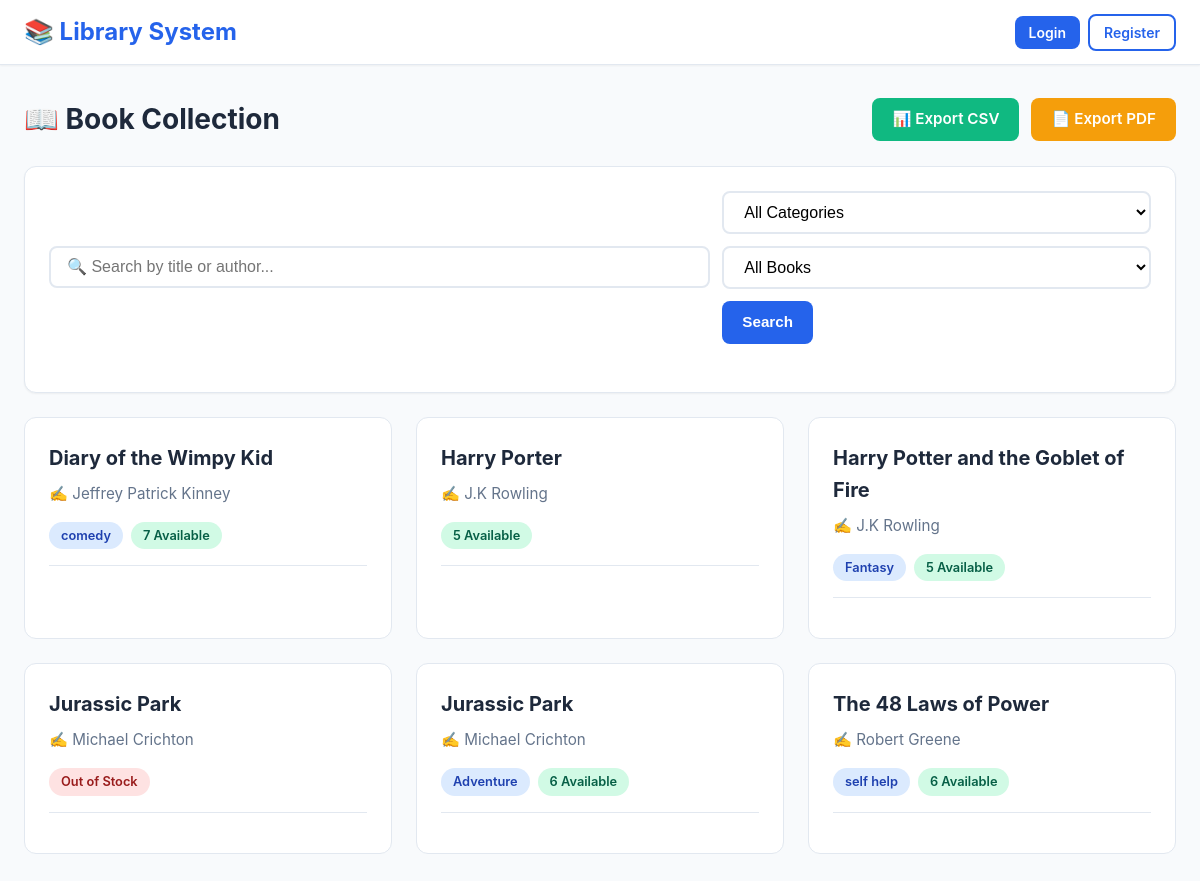
/books, run on the app's committed database.
### library_app_2025/models.py (models this page shows, shortened)
class Book(db.Model):
    id = db.Column(db.Integer, primary_key=True)
    title = db.Column(db.String(100), nullable=False)
    author = db.Column(db.String(100), nullable=False)
    quantity = db.Column(db.Integer, nullable=False, default=0)
    category_id = db.Column(db.Integer, db.ForeignKey('category.id'), nullable=True)
    borrows = db.relationship('Borrow', backref='book', lazy=True)

class Category(db.Model):
    id = db.Column(db.Integer, primary_key=True)
    name = db.Column(db.String(50), unique=True, nullable=False)
    books = db.relationship('Book', backref='category', lazy=True)

### library_app_2025/app.py (the view)
@app.route('/books')
def view_books():
    search_query = request.args.get('search', '').strip()
    filter_by = request.args.get('filter')
    category_id = request.args.get('category_id')
    q = Book.query
    if search_query:
        pattern = f"%{search_query}%"
        q = q.filter(or_(Book.title.ilike(pattern), Book.author.ilike(pattern)))
    if filter_by == 'available':
        q = q.filter(Book.quantity > 0)
    if category_id:
        try:
            cid = int(category_id)
            q = q.filter(Book.category_id == cid)
        except ValueError:
            pass
    books = q.order_by(Book.title.asc()).all()
    categories = Category.query.order_by(Category.name.asc()).all()
    return render_template(
        'books.html',
        books=books,
        search_query=search_query,
        filter_by=filter_by,
        categories=categories,
        selected_category_id=category_id,
        now=datetime.utcnow()
    )

### library_app_2025/templates/books.html (shortened to what this page needs)
{% extends "base.html" %}
{% block content %}
<div class="container">
    <div class="toolbar">
        <h1 class="toolbar-title">📖 Book Collection</h1>
        <div class="toolbar-actions">
            <a href="{{ url_for('export_books_csv') }}" class="btn btn-success">📊 Export CSV</a>
            <a href="{{ url_for('export_books_pdf') }}" class="btn btn-warning">📄 Export PDF</a>
        </div>
    </div>
    <div class="card">
        <div class="card-body">
            <form method="GET" action="{{ url_for('view_books') }}">
                <div class="search-bar">
                    <input type="text" name="search" class="form-control search-input"
                           placeholder="🔍 Search by title or author..."
                           value="{{ search_query or '' }}">
                    <div class="filter-group">
                        <select name="category_id" class="form-control">
                            <option value="">All Categories</option>
                        </select>
                        <select name="filter" class="form-control">
                            <option value="">All Books</option>
                        </select>
                        <button type="submit" class="btn btn-primary">Search</button>
                    </div>
                </div>
            </form>
        </div>
    </div>
    {% if books %}
        <div class="grid grid-2">
            {% for book in books %}
                <div class="book-card">
                    <div>
                        <h3 class="book-card-title">{{ book.title }}</h3>
                        <p class="book-card-author">✍️ {{ book.author }}</p>
                        <div style="display: flex; gap: 0.5rem; margin-bottom: 1rem;">
                            {% if book.category %}
                                <span class="badge badge-info">{{ book.category.name }}</span>
                            {% endif %}
                            {% if book.quantity > 0 %}
                                <span class="badge badge-success">{{ book.quantity }} Available</span>
                            {% else %}
                                <span class="badge badge-danger">Out of Stock</span>
                            {% endif %}
                        </div>
                    </div>
                    <div class="book-card-footer">
                    </div>
                </div>
            {% endfor %}
        </div>
    {% endif %}
</div>
{% endblock %}

### library_app_2025/templates/base.html (shortened to what this page needs)
<!DOCTYPE html>
<html lang="en">
<head>
    <link rel="stylesheet" href="{{ url_for('static', filename='style.css') }}">
</head>
<body>
    <nav class="navbar">
        <div class="navbar-container">
            <a href="{{ url_for('index') }}" class="navbar-brand">
                📚 Library System
            </a>
            <ul class="navbar-nav">
                {% if current_user.is_authenticated %}
                    <li><a href="{{ url_for('index') }}" class="nav-link">Home</a></li>
                    <li><a href="{{ url_for('view_books') }}" class="nav-link">Books</a></li>
                    <li><a href="{{ url_for('view_categories') }}" class="nav-link">Categories</a></li>
                    <li><a href="{{ url_for('my_borrows') }}" class="nav-link">My Borrows</a></li>
                    {% if current_user.role == 'admin' %}
                        <li><a href="{{ url_for('list_names') }}" class="nav-link">Names</a></li>
                    {% endif %}
                    <li><span class="nav-link text-muted">👤 {{ current_user.username }}</span></li>
                    <li><a href="{{ url_for('logout') }}" class="btn btn-sm btn-danger">Logout</a></li>
                {% else %}
                    <li><a href="{{ url_for('login') }}" class="btn btn-sm btn-primary">Login</a></li>
                    <li><a href="{{ url_for('register') }}" class="btn btn-sm btn-outline">Register</a></li>
                {% endif %}
            </ul>
        </div>
    </nav>
    {% block content %}{% endblock %}
</body>
</html>

### library_app_2025/static/Images/style.css (style rules this page uses)
:root { --primary-color: #2563eb; --primary-hover: #1d4ed8; --secondary-color: #64748b; --success-color: #10b981; --warning-color: #f59e0b; --danger-color: #ef4444; --info-color: #3b82f6; --background: #f8fafc; --surface: #ffffff; --text-primary: #1e293b; --text-secondary: #64748b; --border-color: #e2e8f0; --shadow-sm: 0 1px 2px 0 rgba(0, 0, 0, 0.05); --shadow-md: 0 4px 6px -1px rgba(0, 0, 0, 0.1), 0 2px 4px -1px rgba(0, 0, 0, 0.06); --shadow-lg: 0 10px 15px -3px rgba(0, 0, 0, 0.1), 0 4px 6px -2px rgba(0, 0, 0, 0.05); --radius-sm: 0.375rem; --radius-md: 0.5rem; --radius-lg: 0.75rem; }
* { margin: 0; padding: 0; box-sizing: border-box; }
body { font-family: -apple-system, BlinkMacSystemFont, 'Segoe UI', Roboto, 'Helvetica Neue', Arial, sans-serif; background-color: var(--background); color: var(--text-primary); line-height: 1.6; min-height: 100vh; }
.navbar { background-color: var(--surface); box-shadow: var(--shadow-sm); border-bottom: 1px solid var(--border-color); position: sticky; top: 0; z-index: 1000; }
.navbar-container { max-width: 1280px; margin: 0 auto; padding: 0 1.5rem; display: flex; justify-content: space-between; align-items: center; min-height: 4rem; }
.navbar-brand { font-size: 1.5rem; font-weight: 700; color: var(--primary-color); text-decoration: none; display: flex; align-items: center; gap: 0.5rem; }
.navbar-nav { list-style: none; display: flex; gap: 0.5rem; align-items: center; }
.container { max-width: 1280px; margin: 0 auto; padding: 2rem 1.5rem; }
.card { background-color: var(--surface); border-radius: var(--radius-lg); box-shadow: var(--shadow-sm); border: 1px solid var(--border-color); overflow: hidden; margin-bottom: 1.5rem; }
.card-body { padding: 1.5rem; }
.btn { display: inline-block; padding: 0.625rem 1.25rem; font-size: 0.95rem; font-weight: 600; text-align: center; text-decoration: none; border: none; border-radius: var(--radius-md); cursor: pointer; transition: all 0.2s; line-height: 1.5; }
.btn-primary { background-color: var(--primary-color); color: white; }
.btn-success { background-color: var(--success-color); color: white; }
.btn-warning { background-color: var(--warning-color); color: white; }
.btn-sm { padding: 0.375rem 0.875rem; font-size: 0.875rem; }
.btn-outline { background-color: transparent; border: 2px solid var(--primary-color); color: var(--primary-color); }
.form-control { width: 100%; padding: 0.625rem 1rem; font-size: 1rem; border: 2px solid var(--border-color); border-radius: var(--radius-md); background-color: var(--surface); transition: all 0.2s; }
select.form-control { cursor: pointer; }
.search-bar { display: flex; gap: 0.75rem; margin-bottom: 1.5rem; flex-wrap: wrap; align-items: center; }
.search-input { flex: 1; min-width: 250px; }
.filter-group { display: flex; gap: 0.75rem; flex-wrap: wrap; }
.badge { display: inline-block; padding: 0.25rem 0.75rem; font-size: 0.8rem; font-weight: 600; border-radius: 9999px; line-height: 1.5; }
.badge-success { background-color: #d1fae5; color: #065f46; }
.badge-danger { background-color: #fee2e2; color: #991b1b; }
.badge-info { background-color: #dbeafe; color: #1e40af; }
.grid { display: grid; gap: 1.5rem; margin-bottom: 1.5rem; }
.grid-2 { grid-template-columns: repeat(auto-fit, minmax(300px, 1fr)); }
.book-card { background-color: var(--surface); border: 1px solid var(--border-color); border-radius: var(--radius-lg); padding: 1.5rem; transition: all 0.2s; }
.book-card-title { font-size: 1.25rem; font-weight: 700; color: var(--text-primary); margin-bottom: 0.5rem; }
.book-card-author { color: var(--text-secondary); margin-bottom: 1rem; font-size: 0.95rem; }
.book-card-footer { display: flex; justify-content: space-between; align-items: center; margin-top: 1rem; padding-top: 1rem; border-top: 1px solid var(--border-color); }
.toolbar { display: flex; justify-content: space-between; align-items: center; margin-bottom: 1.5rem; flex-wrap: wrap; gap: 1rem; }
.toolbar-title { font-size: 1.75rem; font-weight: 700; color: var(--text-primary); }
.toolbar-actions { display: flex; gap: 0.75rem; flex-wrap: wrap; }

### data on the page
Book: title "Diary of the Wimpy Kid", author "Jeffrey Patrick Kinney", category.name "comedy", quantity "7"
Book: title "Harry Porter", author "J.K Rowling", quantity "5"
Book: title "Harry Potter and the Goblet of Fire", author "J.K Rowling", category.name "Fantasy", quantity "5"
Book: title "Jurassic Park", author "Michael Crichton", quantity "Out of Stock"
Book: title "Jurassic Park", author "Michael Crichton", category.name "Adventure", quantity "6"
Book: title "The 48 Laws of Power", author "Robert Greene", category.name "self help", quantity "6"
